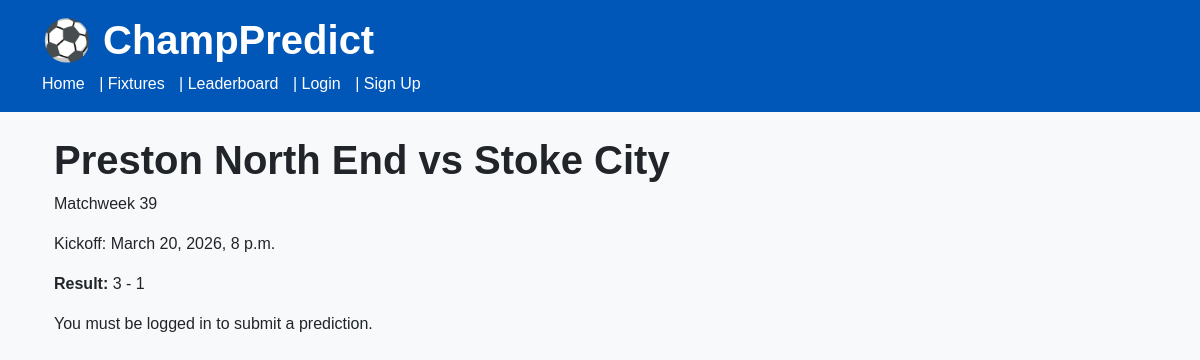
Page /fixture/20/ on the committed database.
### predictor/models.py (models this page shows, shortened)
class Fixture(models.Model):
    STATUS_CHOICES = [
        ("upcoming", "Upcoming"),
        ("played", "Played"),
    ]
    season = models.CharField(max_length=20)
    matchweek = models.PositiveIntegerField()
    home_team = models.ForeignKey(
        Team,
        on_delete=models.CASCADE,
        related_name="home_fixtures"
    )
    away_team = models.ForeignKey(
        Team,
        on_delete=models.CASCADE,
        related_name="away_fixtures"
    )
    kickoff_datetime = models.DateTimeField()
    status = models.CharField(
        max_length=10,
        choices=STATUS_CHOICES,
        default="upcoming"
    )
    class Meta:
        ordering = ["kickoff_datetime"]
        unique_together = ("season", "matchweek", "home_team", "away_team")

class Team(models.Model):
    name = models.CharField(max_length=100, unique=True)
    class Meta:
        ordering = ["name"]
    def __str__(self):
        return self.name

class Result(models.Model):
    fixture = models.OneToOneField(
        Fixture,
        on_delete=models.CASCADE,
        related_name="result"
    )
    home_goals = models.PositiveIntegerField()
    away_goals = models.PositiveIntegerField()
    class Meta:
        ordering = ["fixture__kickoff_datetime"]

### predictor/views.py (the view)
# urls.py: path("fixture/<int:fixture_id>/", views.fixture_detail, name="fixture_detail"),
def fixture_detail(request, fixture_id):
    fixture = get_object_or_404(Fixture, id=fixture_id)
    prediction = None
    user_points = None
    if request.user.is_authenticated:
        prediction = Prediction.objects.filter(
            user=request.user,
            fixture=fixture
        ).first()
        existing_prediction = prediction is not None
        if prediction:
            user_points = prediction.calculate_points()
    else:
        existing_prediction = False
    if request.method == "POST" and not fixture.is_locked():
        form = PredictionForm(request.POST, instance=prediction)
        if form.is_valid():
            prediction = form.save(commit=False)
            prediction.user = request.user
            prediction.fixture = fixture
            prediction.save()
            if existing_prediction:
                messages.success(request, "Prediction updated successfully.")
            else:
                messages.success(request, "Prediction saved successfully.")
            return redirect("fixture_detail", fixture_id=fixture.id)
    else:
        form = PredictionForm(instance=prediction)
    context = {
        "fixture": fixture,
        "form": form,
        "prediction": prediction,
        "user_points": user_points,
    }
    return render(request, "predictor/fixture_detail.html", context)

### predictor/templates/predictor/fixture_detail.html
{% extends "predictor/base.html" %}
{% block content %}
<div class="container mt-4">
  <h1>{{ fixture.home_team }} vs {{ fixture.away_team }}</h1>
  <p>Matchweek {{ fixture.matchweek }}</p>
  <p>Kickoff: {{ fixture.kickoff_datetime }}</p>
  {% if fixture.result %}
    <p>
      <strong>Result:</strong>
      {{ fixture.result.home_goals }} - {{ fixture.result.away_goals }}
    </p>
  {% else %}
    <p><strong>Result:</strong> Not played yet</p>
  {% endif %}
  {% if user.is_authenticated %}
    {% if prediction %}
      <p>
        <strong>Your prediction:</strong>
        {{ prediction.predicted_home_goals }} - {{ prediction.predicted_away_goals }}
      </p>
      <p>
        <strong>Points earned:</strong>
        {% if user_points is not None %}
          {{ user_points }}
        {% else %}
          Pending
        {% endif %}
      </p>
    {% endif %}
    <h3>
      {% if prediction %}
        Update Prediction
      {% else %}
        Submit Prediction
      {% endif %}
    </h3>
    {% if fixture.is_locked %}
      <p>Predictions are locked because the match has kicked off.</p>
    {% else %}
      <form method="POST">
        {% csrf_token %}
        {{ form.as_p }}
        <button type="submit">Save Prediction</button>
      </form>
    {% endif %}
  {% else %}
    <p>You must be logged in to submit a prediction.</p>
  {% endif %}
</div>
{% endblock %}

### predictor/static/predictor/css/style.css (style rules this page uses)
body { background-color: #F8F9FA; font-family: Arial, sans-serif; }
h1 { font-weight: bold; }

### rows in the picture
Fixture: home_team "Preston North End", away_team "Stoke City", matchweek "39", kickoff_datetime "March 20, 2026, 8 p.m.", result.home_goals "3", result.away_goals "1"
